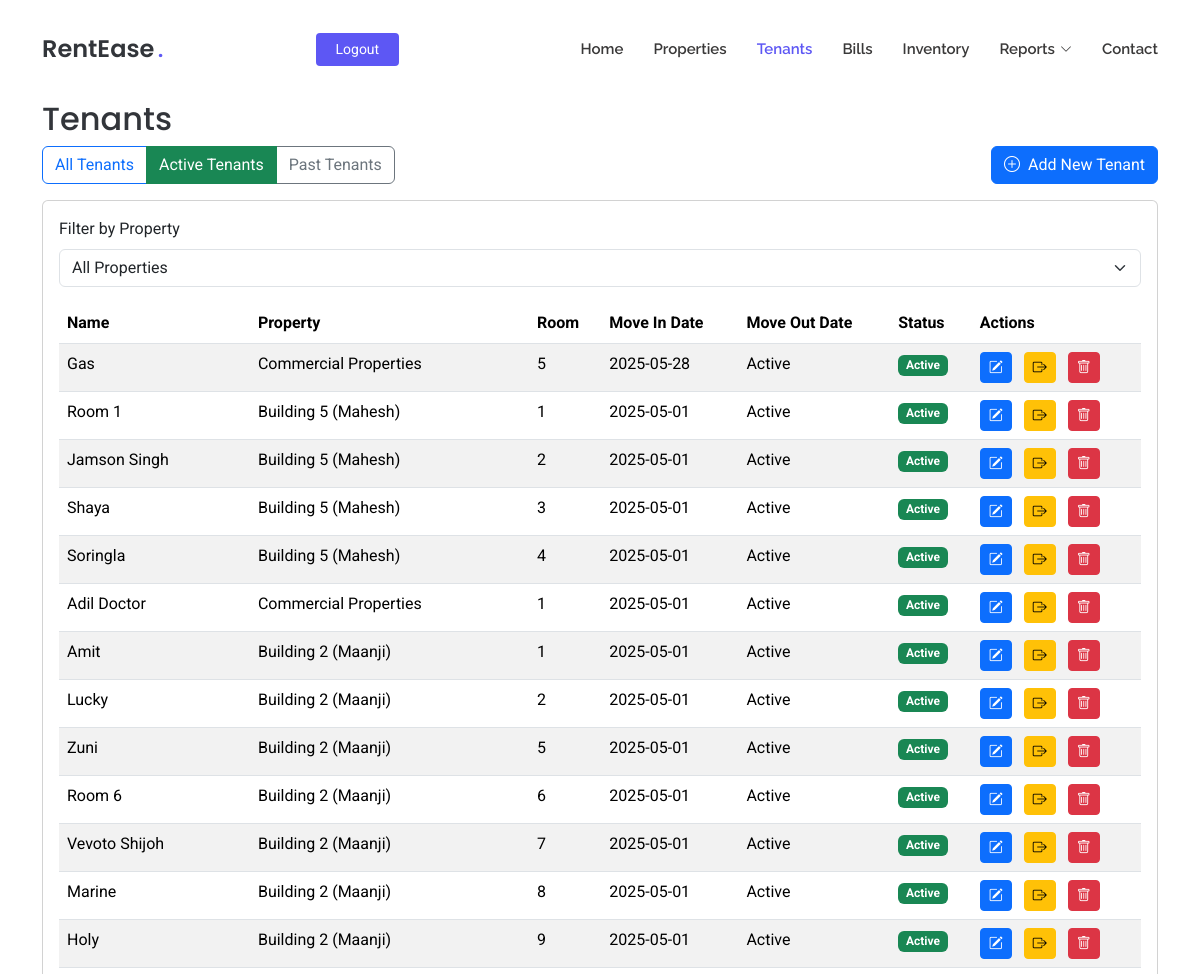
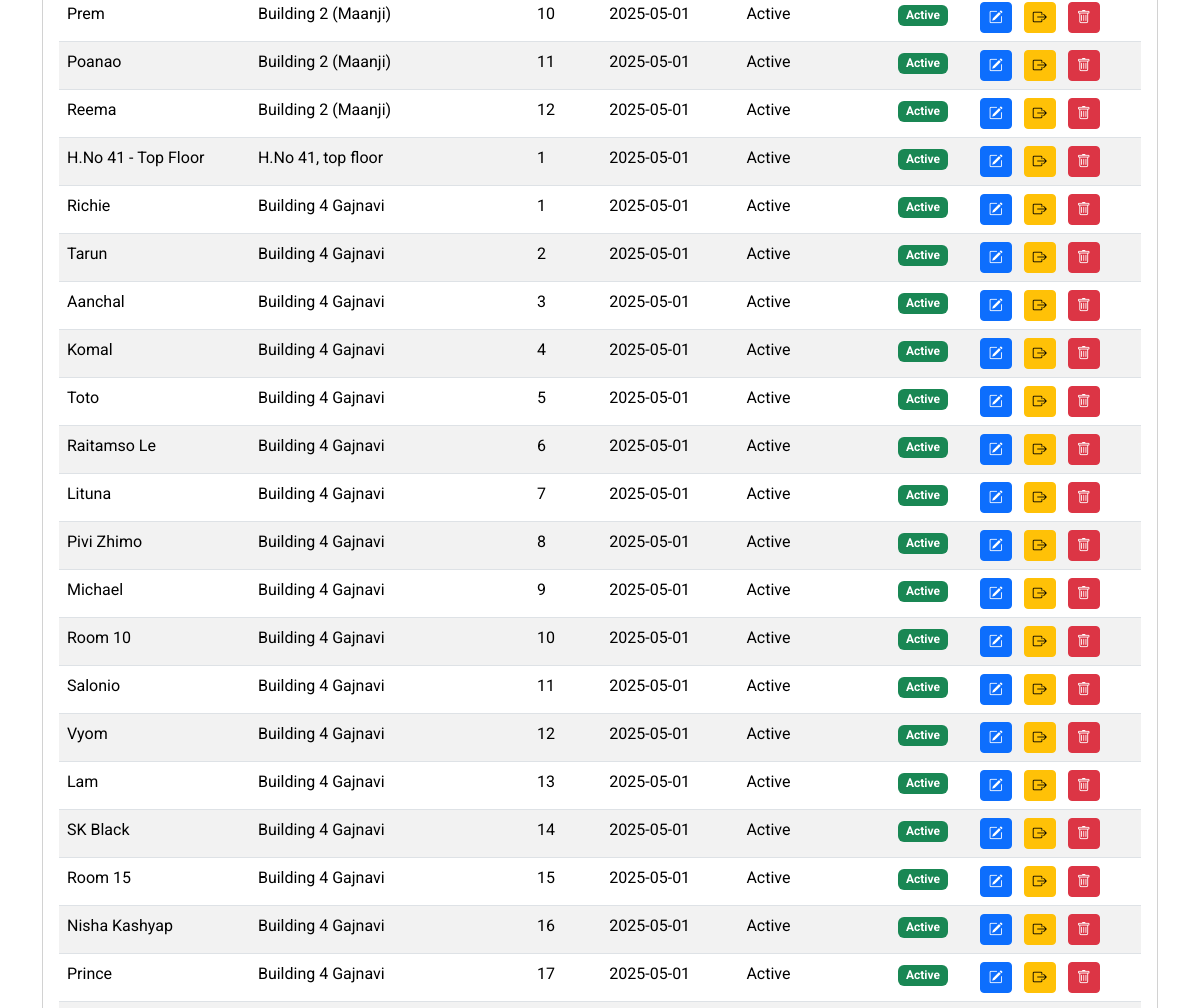
The page /list-tenants?status=active (signed in, upper part) on the database as committed earlier (2 pictures, top to bottom).
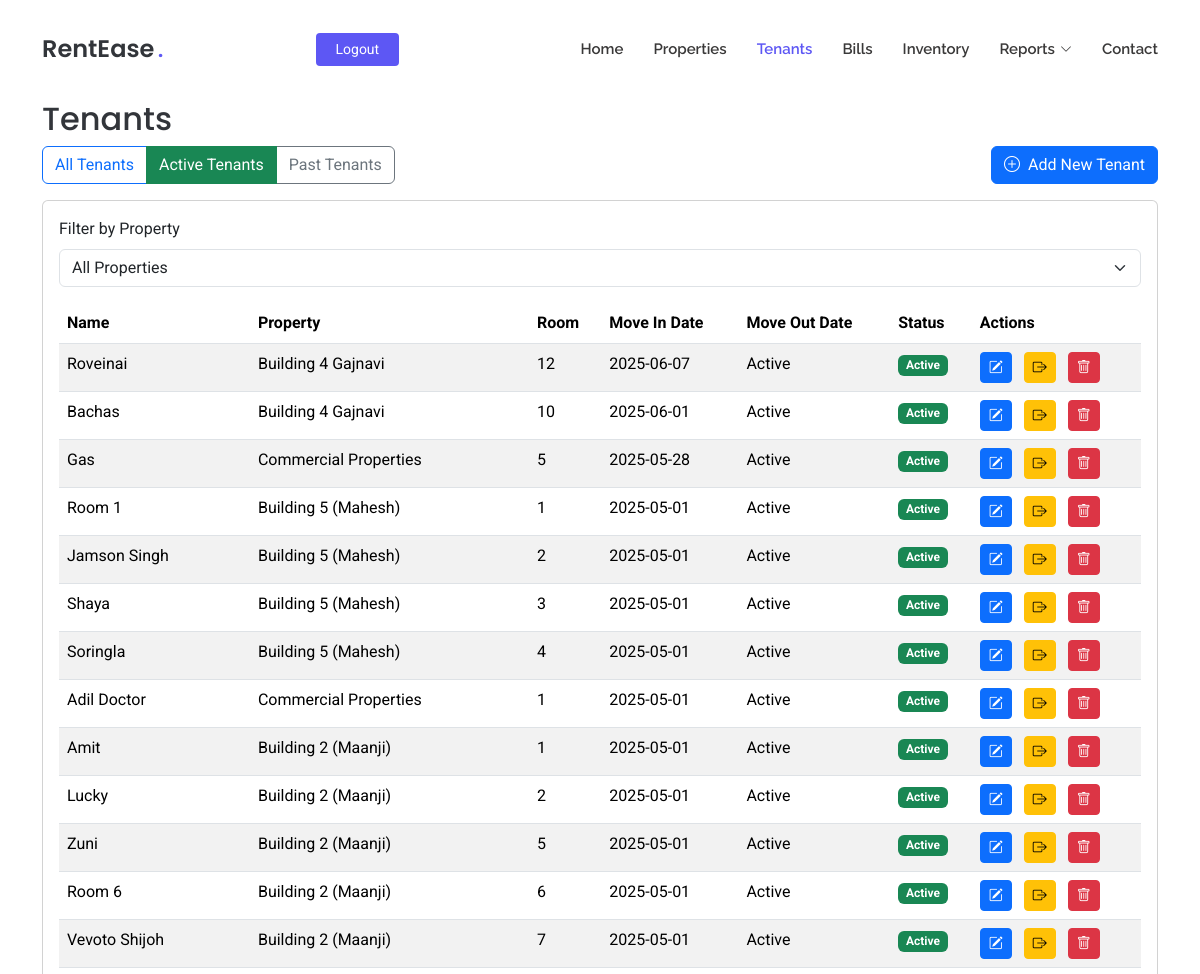
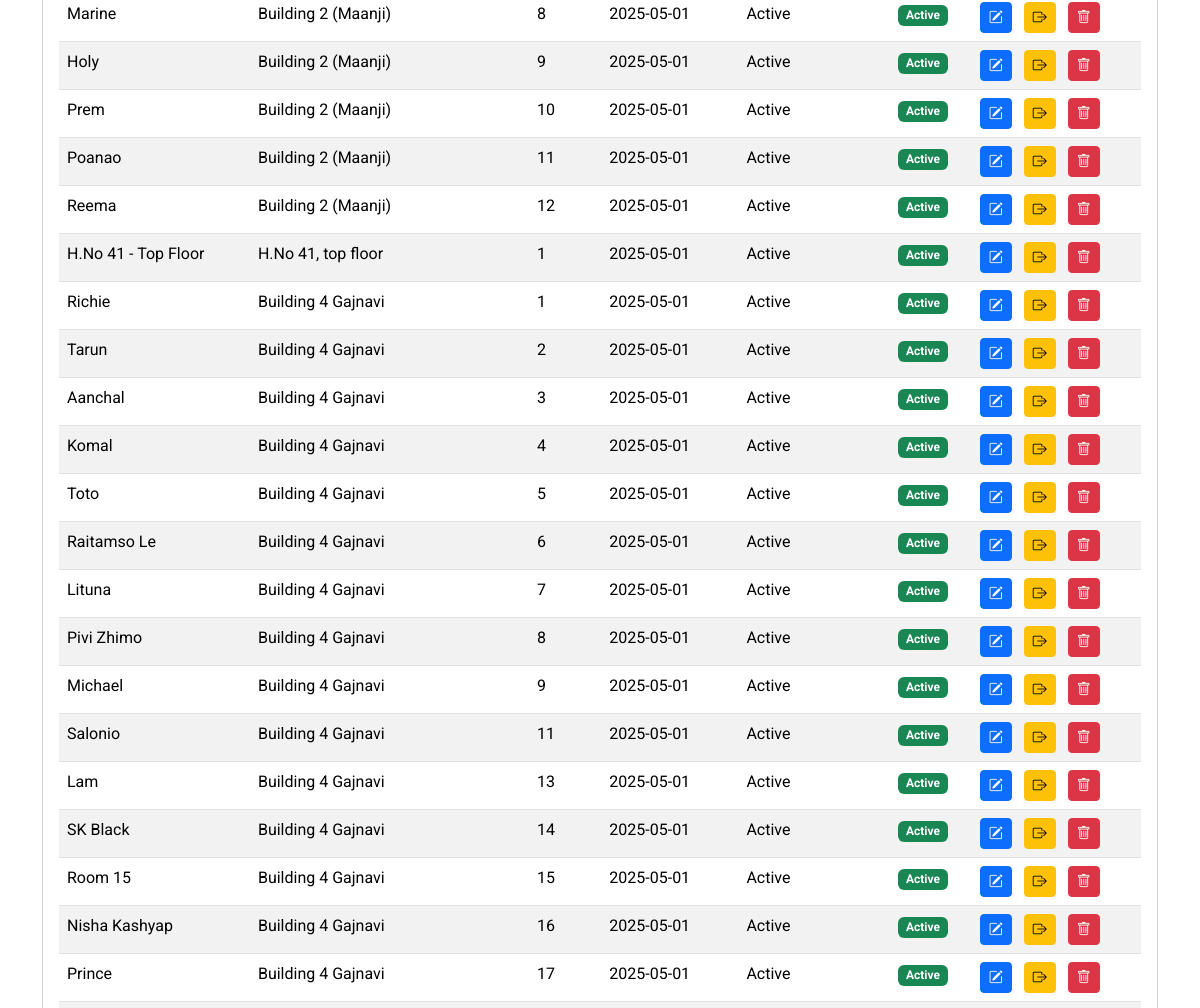
The same page on the database as committed later (2 pictures, top to bottom).
### tables this page shows
CREATE TABLE tenants
                 (id INTEGER PRIMARY KEY AUTOINCREMENT,
                  name TEXT NOT NULL,
                  property_id INTEGER NOT NULL,
                  room_id INTEGER NOT NULL,
                  phone_number TEXT NOT NULL,
                  move_in_date DATE NOT NULL,
                  police_verification TEXT, email TEXT, move_out_date DATE,
                  FOREIGN KEY (property_id) REFERENCES properties (id),
                  FOREIGN KEY (room_id) REFERENCES rooms (id));

CREATE TABLE properties
                 (id INTEGER PRIMARY KEY AUTOINCREMENT,
                  name TEXT NOT NULL,
                  address TEXT NOT NULL,
                  user_id INTEGER NOT NULL,
                  FOREIGN KEY (user_id) REFERENCES users (id));

CREATE TABLE rooms
                 (id INTEGER PRIMARY KEY AUTOINCREMENT,
                  property_id INTEGER NOT NULL,
                  room_config_id INTEGER NOT NULL,
                  room_number INTEGER NOT NULL, media_url TEXT, is_available BOOLEAN DEFAULT TRUE,
                  FOREIGN KEY (property_id) REFERENCES properties (id),
                  FOREIGN KEY (room_config_id) REFERENCES room_configurations (id));

### app/routes.py (the view)
@app.route('/list-tenants')
def list_tenants():
    if 'user_id' not in session:
        flash('Please login to access this page', 'warning')
        return redirect(url_for('login'))
    status_filter = request.args.get('status', 'all')  # 'all', 'active', or 'past'
    conn = get_db()
    c = conn.cursor()
    properties = c.execute('SELECT * FROM properties WHERE user_id = ?',
                         (session['user_id'],)).fetchall()
    formatted_properties = []
    for prop in properties:
        formatted_properties.append({
            'id': prop[0],
            'name': prop[1],
            'address': prop[2]
        })
    query = '''
        SELECT t.id, t.name, t.property_id, t.room_id, t.phone_number, t.email,
               t.move_in_date, t.move_out_date, t.police_verification,
               p.name as property_name,
               rc.room_type, rc.rent, rc.electricity_charge, rc.water_charge,
               r.room_number
        FROM tenants t
        JOIN properties p ON t.property_id = p.id
        JOIN rooms r ON t.room_id = r.id
        JOIN room_configurations rc ON r.room_config_id = rc.id
        WHERE p.user_id = ?
    '''
    if status_filter == 'active':
        query += ' AND t.move_out_date IS NULL'
    elif status_filter == 'past':
        query += ' AND t.move_out_date IS NOT NULL'
    query += ' ORDER BY t.move_in_date DESC'
    tenants = c.execute(query, (session['user_id'],)).fetchall()
    formatted_tenants = []
    for tenant in tenants:
        police_verification_url = None
        if tenant[8]:  # police_verification field
            try:
                _, police_verification_url = tenant[8].split('|')
            except:
                pass
        formatted_tenants.append({
            'id': tenant[0],
            'name': tenant[1],
            'property_id': tenant[2],
            'room_id': tenant[3],
            'phone_number': tenant[4],
            'email': tenant[5],
            'move_in_date': tenant[6],
            'move_out_date': tenant[7],
            'police_verification': police_verification_url,
            'property_name': tenant[9],
            'room_type': tenant[10],
            'rent': tenant[11],
            'electricity_charge': tenant[12],
            'water_charge': tenant[13],
            'room_number': tenant[14]
        })
    conn.close()
    return render_template('list_tenants.html',
                         properties=formatted_properties,
                         tenants=formatted_tenants,
                         status_filter=status_filter)

### app/routes.py (called while the page is built)
def get_db():
    conn = sqlite3.connect('rentease.db')
    conn.row_factory = sqlite3.Row
    return conn

### app/templates/list_tenants.html (shortened to what this page needs)
<!DOCTYPE html>
<html lang="en">
<head>
  <link href="{{ url_for('static', filename='assets/vendor/bootstrap/css/bootstrap.min.css') }}" rel="stylesheet">
  <link href="{{ url_for('static', filename='assets/vendor/bootstrap-icons/bootstrap-icons.css') }}" rel="stylesheet">
  <link href="{{ url_for('static', filename='assets/vendor/aos/aos.css') }}" rel="stylesheet">
  <link href="{{ url_for('static', filename='assets/css/main.css') }}" rel="stylesheet">
</head>
<body class="index-page">
  <header id="header" class="header d-flex align-items-center fixed-top">
    <div class="container position-relative d-flex align-items-center justify-content-between">
      <a href="{{ url_for('index') }}" class="logo d-flex align-items-center me-auto me-xl-0">
        <h1 class="sitename">RentEase</h1><span>.</span>
      </a>
      <nav id="navmenu" class="navmenu">
        <ul>
          <li><a href="{{ url_for('index') }}#hero">Home</a></li>
          <li><a href="{{ url_for('index') }}#properties">Properties</a></li>
          <li><a href="{{ url_for('list_tenants') }}" class="active">Tenants</a></li>
          <li><a href="{{ url_for('index') }}#bills">Bills</a></li>
          <li><a href="{{ url_for('index') }}#inventory">Inventory</a></li>
          <li class="dropdown">
            <a href="#"><span>Reports</span> <i class="bi bi-chevron-down toggle-dropdown"></i></a>
          </li>
          <li><a href="{{ url_for('index') }}#contact">Contact</a></li>
        </ul>
      </nav>
      {% if session.get('user_id') %}
        <a class="btn-getstarted" href="{{ url_for('logout') }}">Logout</a>
      {% else %}
        <a class="btn-getstarted me-1" href="{{ url_for('login') }}">Login</a>
        <a class="btn-getstarted" href="{{ url_for('register') }}">Register</a>
      {% endif %}
    </div>
  </header>
  <main class="main" style="margin-top: 100px;">
    <div class="container mt-4">
        <h2>Tenants</h2>
        <div class="d-flex justify-content-between align-items-center mb-3">
            <div class="btn-group" role="group">
                <a href="{{ url_for('list_tenants', status='all') }}"
                   class="btn btn-outline-primary {% if status_filter == 'all' %}active{% endif %}">
                    All Tenants
                </a>
                <a href="{{ url_for('list_tenants', status='active') }}"
                   class="btn btn-outline-success {% if status_filter == 'active' %}active{% endif %}">
                    Active Tenants
                </a>
                <a href="{{ url_for('list_tenants', status='past') }}"
                   class="btn btn-outline-secondary {% if status_filter == 'past' %}active{% endif %}">
                    Past Tenants
                </a>
            </div>
            <a href="{{ url_for('add_tenant') }}" class="btn btn-primary">
                <i class="bi bi-plus-circle me-2"></i>Add New Tenant
            </a>
        </div>
        <div class="card">
          <div class="card-body">
            <div class="mb-3">
              <label for="propertyFilter" class="form-label">Filter by Property</label>
              <select class="form-select" id="propertyFilter">
                <option value="">All Properties</option>
              </select>
            </div>
            <div class="table-responsive">
              <table class="table table-striped">
                <thead>
                  <tr>
                    <th>Name</th>
                    <th>Property</th>
                    <th>Room</th>
                    <th>Move In Date</th>
                    <th>Move Out Date</th>
                    <th>Status</th>
                    <th>Actions</th>
                  </tr>
                </thead>
                <tbody>
                  {% for tenant in tenants %}
                  <tr data-property-id="{{ tenant.property_id|string }}">
                    <td>{{ tenant.name }}</td>
                    <td>{{ tenant.property_name }}</td>
                    <td>{{ tenant.room_number }}</td>
                    <td>{{ tenant.move_in_date }}</td>
                    <td>{{ tenant.move_out_date or 'Active' }}</td>
                    <td>
                      {% if not tenant.move_out_date %}
                        <span class="badge bg-success">Active</span>
                      {% else %}
                        <span class="badge bg-secondary">Past Tenant</span>
                      {% endif %}
                    </td>
                    <td>
                      <a href="{{ url_for('edit_tenant', tenant_id=tenant.id) }}" class="btn btn-sm btn-primary me-2" data-bs-toggle="tooltip" data-bs-placement="top" title="Edit Tenant">
                        <i class="bi bi-pencil-square"></i>
                      </a>
                      {% if not tenant.move_out_date %}
                        <button type="button" class="btn btn-sm btn-warning me-2" data-bs-toggle="modal" data-bs-target="#moveOutModal{{ tenant.id }}" data-tooltip-title="Move Out Tenant">
                          <i class="bi bi-box-arrow-right"></i>
                        </button>
                      {% endif %}
                      <button type="button" class="btn btn-sm btn-danger" data-bs-toggle="modal" data-bs-target="#deleteModal{{ tenant.id }}" data-tooltip-title="Delete Tenant">
                        <i class="bi bi-trash"></i>
                      </button>
                    </td>
                  </tr>
                  {% endfor %}
                </tbody>
              </table>
            </div>
          </div>
        </div>
    </div>
  </main>
</body>
</html>

### app/static/assets/css/main.css (style rules this page uses)
:root { --default-font: "Roboto", system-ui, -apple-system, "Segoe UI", Roboto, "Helvetica Neue", Arial, "Noto Sans", "Liberation Sans", sans-serif, "Apple Color Emoji", "Segoe UI Emoji", "Segoe UI Symbol", "Noto Color Emoji"; --heading-font: "Poppins", sans-serif; --nav-font: "Raleway", sans-serif; }
:root { --background-color: #ffffff; --default-color: #212529; --heading-color: #32353a; --accent-color: #5d57f4; --surface-color: #ffffff; --contrast-color: #ffffff; }
:root { --nav-color: #3a3939; --nav-hover-color: #5d57f4; --nav-mobile-background-color: #ffffff; --nav-dropdown-background-color: #ffffff; --nav-dropdown-color: #3a3939; --nav-dropdown-hover-color: #5d57f4; }
:root { scroll-behavior: smooth; }
body { color: var(--default-color); background-color: var(--background-color); font-family: var(--default-font); }
a { color: var(--accent-color); text-decoration: none; transition: 0.3s; }
h1, h2, h3, h4, h5, h6 { color: var(--heading-color); font-family: var(--heading-font); }
.header { --background-color: rgba(255, 255, 255, 0); color: var(--default-color); background-color: var(--background-color); padding: 20px 0; transition: all 0.5s; z-index: 997; }
.header .logo { line-height: 1; }
.header .logo h1 { font-size: 24px; margin: 0; font-weight: 600; color: var(--heading-color); }
.header .logo span { color: var(--accent-color); font-size: 24px; font-weight: 600; padding-left: 3px; }
.header .btn-getstarted, .header .btn-getstarted:focus { color: var(--contrast-color); background: var(--accent-color); font-size: 14px; padding: 8px 26px; margin: 0; border-radius: 4px; transition: 0.3s; }
@media (max-width: 1200px) { .header .logo { order: 1; } }
@media (max-width: 1200px) { .header .btn-getstarted { order: 2; margin: 0 15px 0 0; padding: 6px 20px; } }
@media (max-width: 1200px) { .header .navmenu { order: 3; } }
@media (min-width: 1200px) { .navmenu { padding: 0; } }
@media (min-width: 1200px) { .navmenu ul { margin: 0; padding: 0; display: flex; list-style: none; align-items: center; } }
@media (min-width: 1200px) { .navmenu li { position: relative; } }
@media (min-width: 1200px) { .navmenu a, .navmenu a:focus { color: var(--nav-color); padding: 18px 15px; font-size: 15px; font-family: var(--nav-font); font-weight: 600; display: flex; align-items: center; justify-content: space-between; white-space: nowrap; transition: 0.3s; } }
@media (min-width: 1200px) { .navmenu a i, .navmenu a:focus i { font-size: 12px; line-height: 0; margin-left: 5px; transition: 0.3s; } }
@media (min-width: 1200px) { .navmenu li:last-child a { padding-right: 0; } }
@media (min-width: 1200px) { .navmenu li:hover>a, .navmenu .active, .navmenu .active:focus { color: var(--nav-hover-color); } }

Rows that differ between the two databases and show on the page:
no longer on this page (row edited): tenants: name "Room 10", property_name "Building 4 Gajnavi", room_number "10", move_in_date "2025-05-01", move_out_date "Active"
no longer on this page (row edited): tenants: name "Vyom", property_name "Building 4 Gajnavi", room_number "12", move_in_date "2025-05-01", move_out_date "Active"
added tenants: name "Roveinai", property_name "Building 4 Gajnavi", room_number "12", move_in_date "2025-06-07", move_out_date "Active"
added tenants: name "Bachas", property_name "Building 4 Gajnavi", room_number "10", move_in_date "2025-06-01", move_out_date "Active"
